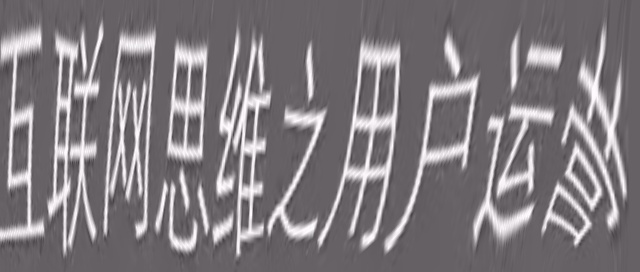
#> input picture opencv-练习/res_tps_img.jpeg, 640 x 272 px
$ jupyter execute '求矩形旋转后的坐标.ipynb'
#> lines starting #> are read from the running program, lines starting #| are printed output that depends on the picture
[cell 1]
import cv2
import numpy as np

# 旋转矩形的角度、中心点和大小
angle = 45.0  # 旋转角度（度）
width, height = 100, 50  # 矩形大小（宽，高）
x, y = 50, 50  # 矩形中心点坐标（x，y）

# 计算旋转矩形的四个角点坐标
# points = cv2.boxPoints(angle, (width, height), (x, y))
points = cv2.boxPoints(((x, y),(width, height), angle))   # # (中心点坐标, (宽度, 高度), 旋转角度)


# 打印角点坐标
for point in points:
    print(point)

[cell 2]
import cv2
import numpy as np

# 创建一个旋转矩形对象
rect = ((100, 50), (100, 50), 45)  # (x, y, width, height, angle)

# 获取旋转矩形的四个角点坐标
points = cv2.boxPoints(rect)

# 打印角点坐标
for point in points:
    print(point)

[cell 3]
from PIL import Image

[cell 4]
img_path = './res_tps_img.jpeg'
pil_img = Image.open(img_path)
#> pil_img is the input picture: PIL image 640x272 RGB; mean R, G, B 127.2, 122.2, 126.2
print(pil_img.size)
#| (640, 272)
pil_img

[cell 5]
rotated_img = pil_img.rotate(45)
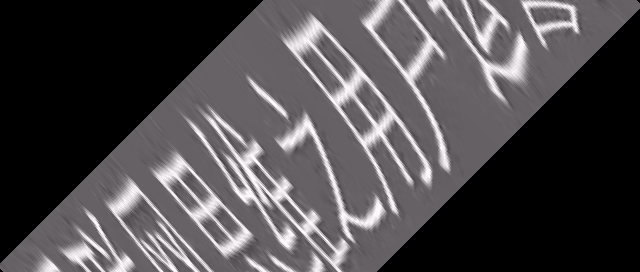
#> rotated_img: PIL image 640x272 RGB; mean R, G, B 76.3, 73.3, 75.7
print(rotated_img.size)
#| (640, 272)
rotated_img

[cell 6]
rotated_img = pil_img.rotate(45,expand=1)
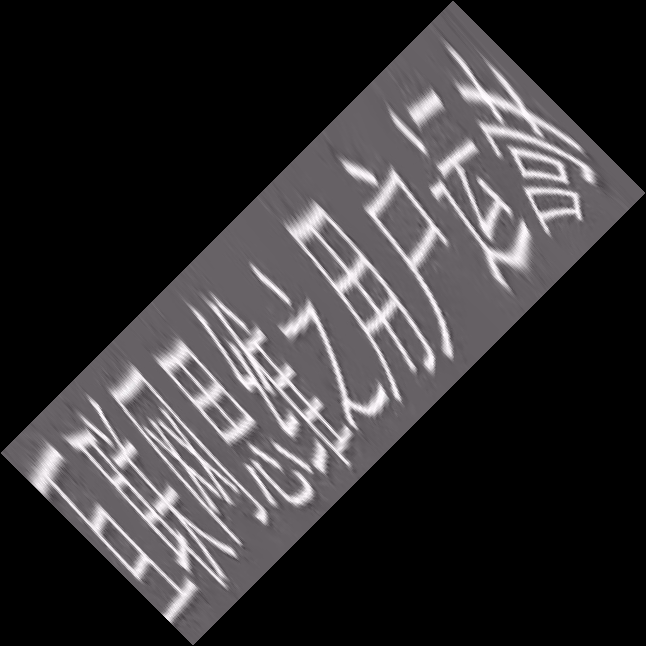
#> rotated_img: PIL image 646x646 RGB; mean R, G, B 53.1, 51, 52.7
print(rotated_img.size)
#| (646, 646)
rotated_img
